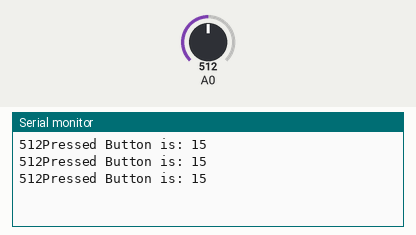
Recording of a sketch running on a simulated Arduino Uno, built with avr-gcc and run on an emulated ATmega328P. Parts: the last lines printed to the serial monitor. The test bench sets the inputs (shaded band); at power-on: A0 = 512.

Above: at 1.2 s.
1.3 s: A0 set to 465
At 1.86 s:
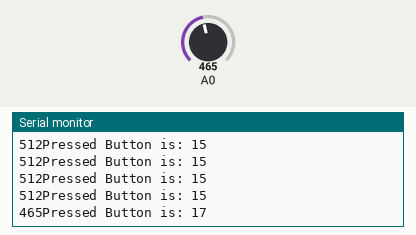
2.8 s: A0 set to 485
At 3.06 s:
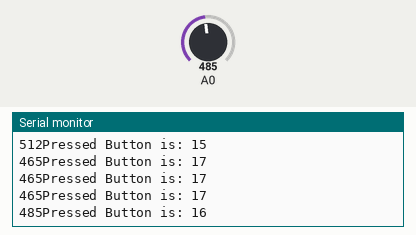
Timing chart, 0 to 5.8 s (numbered marks = the images above; inputs shaded):
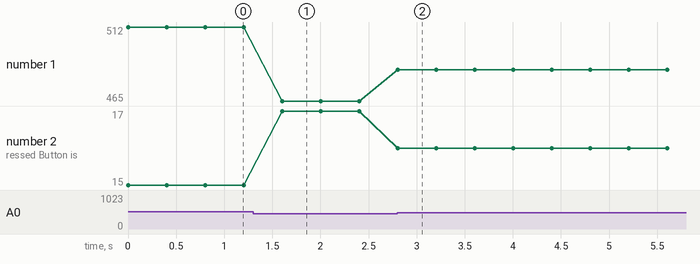

Measured:
- after the input at 1.3 s, the serial monitor: prints a new line after 0.30 s (image 1)
- after the input at 2.8 s, the serial monitor: prints a new line at once (image 2)
- plotted number 1: 512 → 465 after the input at 1.3 s, 465 → 485 after the input at 2.8 s
- plotted number 2: 15 → 17 after the input at 1.3 s, 17 → 16 after the input at 2.8 s

The sketch:

bb-main.ino
```cpp
void setup() {
  Serial.begin(9600);
}

void loop() {
  // is btn pressed
  int valA0 = analogRead(A0);
  if(valA0 > 10) btnPressed(valA0);

  delay(400);
}

void btnPressed(int volt){
  Serial.print(volt);

  if (volt >= 1003) { // btn 1 is pressed
    Serial.println("Pressed Button is: 1");
  }  else if (volt >= 964) { // btn 2 is pressed
    Serial.println("Pressed Button is: 2");
  }  else if (volt >= 925) { // btn 3 is pressed
    Serial.println("Pressed Button is: 3");
  }  else if (volt >= 886) { // btn 4 is pressed
    Serial.println("Pressed Button is: 4");
  }  else if (volt >= 849) { // btn 5 is pressed
    Serial.println("Pressed Button is: 5");
  }  else if (volt >= 812) { // btn 6 is pressed
    Serial.println("Pressed Button is: 6");
  }  else if (volt >= 781) { // btn 7 is pressed
    Serial.println("Pressed Button is: 7");
  }  else if (volt >= 754) { // btn 8 is pressed
    Serial.println("Pressed Button is: 8");
  }  else if (volt >= 713) { // btn 9 is pressed
    Serial.println("Pressed Button is: 9");
  }  else if (volt >= 671) { // btn 10 is pressed
    Serial.println("Pressed Button is: 10");
  }else if (volt >= 639) { // btn 11 is pressed
    Serial.println("Pressed Button is: 11");
  }else if (volt >= 608) { // btn 12 is pressed
    Serial.println("Pressed Button is: 12");
  }else if (volt >= 575) { // btn 13 is pressed
    Serial.println("Pressed Button is: 13");
  }else if (volt >= 542) { // btn 14 is pressed
    Serial.println("Pressed Button is: 14");
  }else if (volt >= 509) { // btn 15 is pressed
    Serial.println("Pressed Button is: 15");
  }else if (volt >= 475) { // btn 16 is pressed
    Serial.println("Pressed Button is: 16");;
  }else if (volt >= 441) { // btn 17 is pressed
    Serial.println("Pressed Button is: 17");
  }else if (volt >= 413) { // btn 18 is pressed
    Serial.println("Pressed Button is: 18");
  }else if (volt >= 382) { // btn 19 is pressed
    Serial.println("Pressed Button is: 19");
  }else if (volt >= 358) { // btn 20 is pressed
    Serial.println("Pressed Button is: 20");
  }else if (volt >= 336) { // btn 21 is pressed
    Serial.println("Pressed Button is: 21");
  }else if (volt >= 302) { // btn 22 is pressed
    Serial.println("Pressed Button is: 22");
  }else if (volt >= 254) { // btn 23 is pressed
    Serial.println("Pressed Button is: 23");
  }else if (volt >= 209) { // btn 24 is pressed
    Serial.println("Pressed Button is: 24");
  }else if (volt >= 178) { // btn 25 is pressed
    Serial.println("Pressed Button is: 25");
  }else if (volt >= 146) { // btn 26 is pressed
    Serial.println("Pressed Button is: 26");
  }else if (volt >= 115) { // btn 27 is pressed
    Serial.println("Pressed Button is: 27");
  }else if (volt >= 82) { // btn 28 is pressed
    Serial.println("Pressed Button is: 28");;
  }else if (volt >= 48) { // btn 29 is pressed
    Serial.println("Pressed Button is: 29");
  }else if (volt >= 16) { // btn 30 is pressed
    Serial.println("Pressed Button is: 30");
  }
}
```
